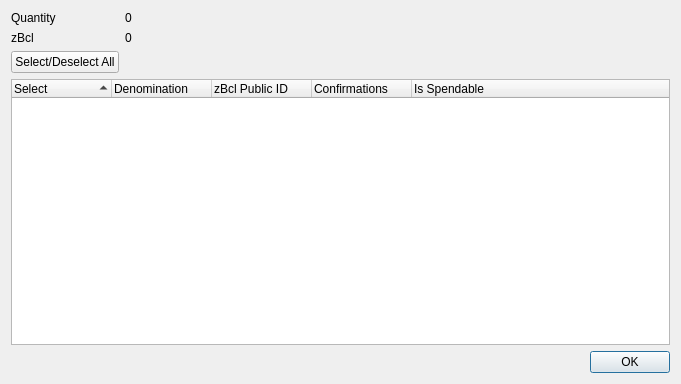
<?xml version="1.0" encoding="UTF-8"?>
<ui version="4.0">
 <class>ZBclControlDialog</class>
 <widget class="QDialog" name="ZBclControlDialog">
  <property name="geometry">
   <rect>
    <x>0</x>
    <y>0</y>
    <width>681</width>
    <height>384</height>
   </rect>
  </property>
  <property name="minimumSize">
   <size>
    <width>681</width>
    <height>384</height>
   </size>
  </property>
  <property name="windowTitle">
   <string>Select zBcl to Spend</string>
  </property>
  <layout class="QGridLayout" name="gridLayout">
   <item row="0" column="0">
    <layout class="QFormLayout" name="formLayout">
     <property name="sizeConstraint">
      <enum>QLayout::SetDefaultConstraint</enum>
     </property>
     <item row="0" column="0">
      <widget class="QLabel" name="labelQuantity">
       <property name="text">
        <string>Quantity</string>
       </property>
      </widget>
     </item>
     <item row="0" column="1">
      <widget class="QLabel" name="labelQuantity_int">
       <property name="text">
        <string>0</string>
       </property>
      </widget>
     </item>
     <item row="1" column="0">
      <widget class="QLabel" name="labelZBcl">
       <property name="text">
        <string>zBcl</string>
       </property>
      </widget>
     </item>
     <item row="1" column="1">
      <widget class="QLabel" name="labelZBcl_int">
       <property name="text">
        <string>0</string>
       </property>
      </widget>
     </item>
     <item row="2" column="0">
      <widget class="QPushButton" name="pushButtonAll">
       <property name="text">
        <string>Select/Deselect All</string>
       </property>
      </widget>
     </item>
    </layout>
   </item>
   <item row="1" column="0">
    <layout class="QVBoxLayout" name="verticalLayout">
     <item>
      <widget class="QTreeWidget" name="treeWidget">
       <property name="minimumSize">
        <size>
         <width>0</width>
         <height>250</height>
        </size>
       </property>
       <property name="alternatingRowColors">
        <bool>true</bool>
       </property>
       <property name="sortingEnabled">
        <bool>true</bool>
       </property>
       <property name="columnCount">
        <number>5</number>
       </property>
       <attribute name="headerDefaultSectionSize">
        <number>100</number>
       </attribute>
       <column>
        <property name="text">
         <string notr="true">Select</string>
        </property>
       </column>
       <column>
        <property name="text">
         <string notr="true">Denomination</string>
        </property>
       </column>
       <column>
        <property name="text">
         <string notr="true">zBcl Public ID</string>
        </property>
       </column>
       <column>
        <property name="text">
         <string notr="true">Confirmations</string>
        </property>
       </column>
       <column>
        <property name="text">
         <string>Is Spendable</string>
        </property>
       </column>
      </widget>
     </item>
     <item>
      <widget class="QDialogButtonBox" name="buttonBox">
       <property name="orientation">
        <enum>Qt::Horizontal</enum>
       </property>
       <property name="standardButtons">
        <set>QDialogButtonBox::Ok</set>
       </property>
      </widget>
     </item>
    </layout>
   </item>
  </layout>
 </widget>
 <resources/>
 <connections>
  <connection>
   <sender>buttonBox</sender>
   <signal>accepted()</signal>
   <receiver>ZBclControlDialog</receiver>
   <slot>accept()</slot>
   <hints>
    <hint type="sourcelabel">
     <x>248</x>
     <y>254</y>
    </hint>
    <hint type="destinationlabel">
     <x>157</x>
     <y>274</y>
    </hint>
   </hints>
  </connection>
  <connection>
   <sender>buttonBox</sender>
   <signal>rejected()</signal>
   <receiver>ZBclControlDialog</receiver>
   <slot>reject()</slot>
   <hints>
    <hint type="sourcelabel">
     <x>316</x>
     <y>260</y>
    </hint>
    <hint type="destinationlabel">
     <x>286</x>
     <y>274</y>
    </hint>
   </hints>
  </connection>
 </connections>
</ui>
